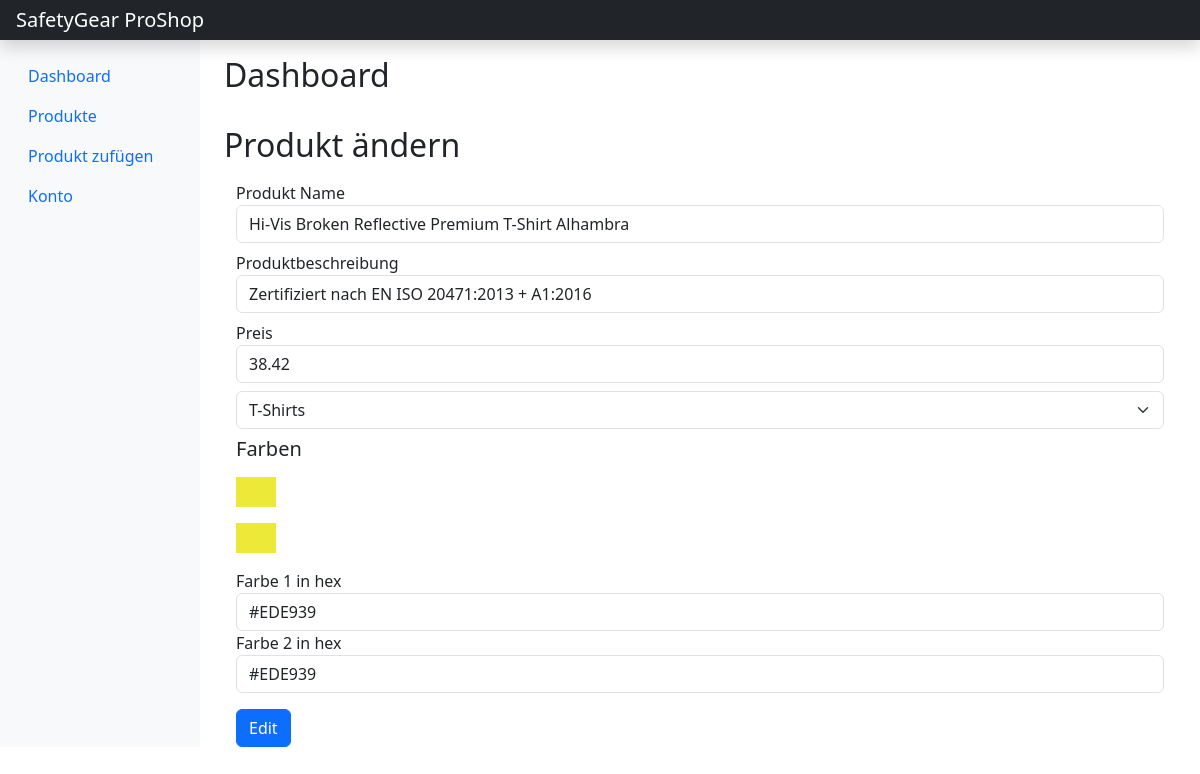
The app's page /admin/edit_product.php?product_id=1 with its own data.
### tables this page shows
CREATE TABLE `products` (
  `product_id` int(11) NOT NULL,
  `product_name` varchar(150) NOT NULL,
  `product_category` varchar(100) NOT NULL,
  `product_description` varchar(255) NOT NULL,
  `product_image1` varchar(255) NOT NULL,
  `product_image2` varchar(255) NOT NULL,
  `product_image3` varchar(255) NOT NULL,
  `product_image4` varchar(255) NOT NULL,
  `product_price` decimal(6,2) NOT NULL,
  `product_color1` varchar(10) DEFAULT NULL,
  `product_color2` varchar(10) DEFAULT NULL
);

### admin/edit_product.php (the view, shortened to what this page needs)
<?php
include('header.php');
include('../server/connection.php');
if(isset($_GET['product_id'])){
    $productID = $_GET['product_id'];
    $stmt = $conn_db->prepare("SELECT * FROM products WHERE product_id = ?");
    $stmt->bind_param('i', $productID);
    $stmt->execute();
    $products = $stmt->get_result();
} else if(isset($_POST['edit-btn'])) {
    $productID = $_POST['product-id'];
    $name        = $_POST['name'];
    $description = $_POST['description'];
    $price       = $_POST['price'];
    $category    = $_POST['category'];
    $color1      = $_POST['color1'];
    $color2      = $_POST['color2'];
    $stm1 = $conn_db->prepare("UPDATE products SET product_name = ?, product_description = ?, product_price = ?,
                               product_category = ?, product_color1 = ?, product_color2 = ?
                               WHERE product_id = ?");
    $stm1->bind_param('ssssssi', $name, $description, $price, $category, $color1, $color2, $productID);
    if($stm1->execute()){
        header('location: products.php?edit_success_message=Produkt geändert!');
    } else {
        header('location: products.php?edit_failure_message=Fehler! Produkt nicht geändert!');
    }
} else {
    header('location: product.php');
    exit;
}
?>
<div class="container-fluid">
    <div class="row" style="min-height: 100px;">
        <?php include('sidemenu.php'); ?>
        <main class="col-md-9 ms-sm-auto col-lg-10 px-md-4">
        <div class="d-flex justify-content-between flex-wrap flex-md-nowrap align-items-center pt-3 pb-2 mb-3">
            <h1 class="h2">Dashboard</h1>
        </div>
        <h2>Produkt ändern</h2>
        <div class="mx-auto container">
            <form method="POST" action="edit_product.php" id="edit-form">
                <div class="form-group mt-2">
                <?php foreach($products as $product) { ?>
                    <label>Produkt Name</label>
                    <input type="text" name="name" value="<?php echo $product['product_name'] ?>" placeholder="Produkt Name" id="product-name" class="form-control">
                </div>
                <div class="form-group mt-2">
                    <label>Produktbeschreibung</label>
                    <input type="text" name="description" value="<?php echo $product['product_description'] ?>" placeholder="Produktbeschreibung" id="product-description" class="form-control">
                </div>
                <div class="form-group mt-2">
                    <label>Preis</label>
                    <input type="number" step="0.01" name="price" value="<?php echo $product['product_price'] ?>" placeholder="Preis" id="product-price" class="form-control">
                </div>
                <div class="form-group mt-2">
                    <select name="category" id="" class="form-select" required>
                        <option value="T-Shirt">T-Shirts</option>
                    </select>
                <div class="form-group mt-2">
                    <h5>Farben</h5>
                    <dir style="width: 30px; height: 30px; background-color:<?php echo $product['product_color1']; ?>"></dir>
                    <dir style="width: 30px; height: 30px; background-color:<?php echo $product['product_color2']; ?>"></dir>
                    <label>Farbe 1 in hex</label>
                    <input type="text" name="color1" value="<?php echo $product['product_color1'] ?>" placeholder="Farbe" id="product-color" class="form-control">
                    <label>Farbe 2 in hex</label>
                    <input type="text" name="color2" value="<?php echo $product['product_color2'] ?>" placeholder="Farbe" id="product-color" class="form-control">
                </div>
                <div class="form-group mt-3">
                    <input type="submit" class="btn btn-primary" name="edit-btn" value="Edit">
                </div>
                <?php } ?>
                </div>
            </form>
        </div>
        </div>
    </div>

### records on screen
products: name "Hi-Vis Broken Reflective Premium T-Shirt Alhambra", description "Zertifiziert nach EN ISO 20471:2013 + A1:2016", price "38.42", color1 "#EDE939", color2 "#EDE939"
